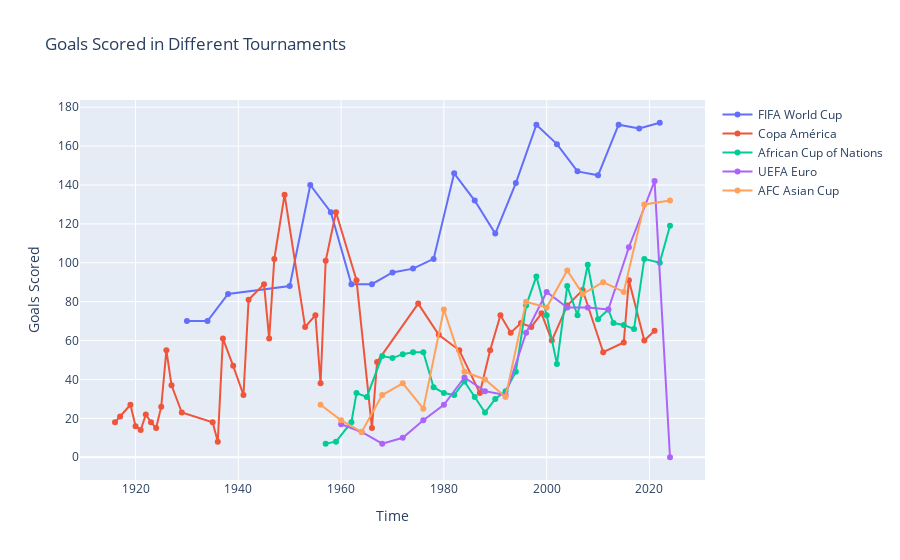

Notebook source saved alongside this figure:
### Code cell
import plotly.graph_objs as go
import plotly.offline as pyo

# Create a single plot
fig = go.Figure()

# Add line plots to the single plot
fig.add_trace(go.Scatter(x=world_cup_goals.index, y=world_cup_goals['Goals Scored'], mode='lines+markers', name='FIFA World Cup'))
fig.add_trace(go.Scatter(x=copa_america_goals.index, y=copa_america_goals['Goals Scored'], mode='lines+markers', name='Copa América'))
fig.add_trace(go.Scatter(x=afcon_goals.index, y=afcon_goals['Goals Scored'], mode='lines+markers', name='African Cup of Nations'))
fig.add_trace(go.Scatter(x=euros_goals.index, y=euros_goals['Goals Scored'], mode='lines+markers', name='UEFA Euro'))
fig.add_trace(go.Scatter(x=asian_cup_goals.index, y=asian_cup_goals['Goals Scored'], mode='lines+markers', name='AFC Asian Cup'))

# Update layout settings
fig.update_layout(title='Goals Scored in Different Tournaments', xaxis_title='Time', yaxis_title='Goals Scored')

# Show the plot
# pyo.iplot(fig)
fig.show()

### Figure 1 — Plotly figure (JSON) as saved in the notebook; plotly's stock layout.template omitted (floating-point values rounded to 4 significant figures)
{"data": [{"mode": "lines+markers", "name": "FIFA World Cup", "type": "scatter", "x": [1930, 1934, 1938, 1950, 1954, 1958, 1962, 1966, 1970, 1974, 1978, 1982, 1986, 1990, 1994, 1998, 2002, 2006, 2010, 2014, 2018, 2022], "y": [70, 70, 84, 88, 140, 126, 89, 89, 95, 97, 102, 146, 132, 115, 141, 171, 161, 147, 145, 171, 169, 172]}, {"mode": "lines+markers", "name": "Copa América", "type": "scatter", "x": [1916, 1917, 1919, 1920, 1921, 1922, 1923, 1924, 1925, 1926, 1927, 1929, 1935, 1936, 1937, 1939, 1941, 1942, 1945, 1946, 1947, 1949, 1953, 1955, 1956, 1957, 1959, 1963, 1966, 1967, 1975, 1979, 1983, 1987, 1989, 1991, 1993, 1995, 1997, 1999, 2001, 2004, 2007, 2011, 2015, 2016, 2019, 2021], "y": [18, 21, 27, 16, 14, 22, 18, 15, 26, 55, 37, 23, 18, 8, 61, 47, 32, 81, 89, 61, 102, 135, 67, 73, 38, 101, 126, 91, 15, 49, 79, 63, 55, 33, 55, 73, 64, 69, 67, 74, 60, 78, 86, 54, 59, 91, 60, 65]}, {"mode": "lines+markers", "name": "African Cup of Nations", "type": "scatter", "x": [1957, 1959, 1962, 1963, 1965, 1968, 1970, 1972, 1974, 1976, 1978, 1980, 1982, 1984, 1986, 1988, 1990, 1992, 1994, 1996, 1998, 2000, 2002, 2004, 2006, 2008, 2010, 2012, 2013, 2015, 2017, 2019, 2022, 2024], "y": [7, 8, 18, 33, 31, 52, 51, 53, 54, 54, 36, 33, 32, 39, 31, 23, 30, 34, 44, 78, 93, 73, 48, 88, 73, 99, 71, 76, 69, 68, 66, 102, 100, 119]}, {"mode": "lines+markers", "name": "UEFA Euro", "type": "scatter", "x": [1960, 1964, 1968, 1972, 1976, 1980, 1984, 1988, 1992, 1996, 2000, 2004, 2008, 2012, 2016, 2021, 2024], "y": [17, 13, 7, 10, 19, 27, 41, 34, 32, 64, 85, 77, 77, 76, 108, 142, 0]}, {"mode": "lines+markers", "name": "AFC Asian Cup", "type": "scatter", "x": [1956, 1960, 1964, 1968, 1972, 1976, 1980, 1984, 1988, 1992, 1996, 2000, 2004, 2007, 2011, 2015, 2019, 2024], "y": [27, 19, 13, 32, 38, 25, 76, 44, 40, 31, 80, 77, 96, 84, 90, 85, 130, 132]}], "layout": {"title": {"text": "Goals Scored in Different Tournaments"}, "xaxis": {"title": {"text": "Time"}}, "yaxis": {"title": {"text": "Goals Scored"}}}}
